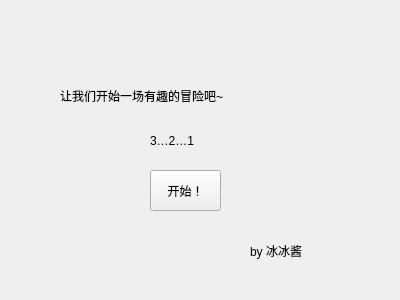
<?xml version="1.0" encoding="UTF-8"?>
<ui version="4.0">
 <class>start</class>
 <widget class="QWidget" name="start">
  <property name="geometry">
   <rect>
    <x>0</x>
    <y>0</y>
    <width>400</width>
    <height>300</height>
   </rect>
  </property>
  <property name="windowTitle">
   <string>Form</string>
  </property>
  <widget class="QLabel" name="label">
   <property name="geometry">
    <rect>
     <x>60</x>
     <y>70</y>
     <width>341</width>
     <height>51</height>
    </rect>
   </property>
   <property name="text">
    <string>让我们开始一场有趣的冒险吧~</string>
   </property>
  </widget>
  <widget class="QLabel" name="label_2">
   <property name="geometry">
    <rect>
     <x>150</x>
     <y>130</y>
     <width>99</width>
     <height>21</height>
    </rect>
   </property>
   <property name="text">
    <string>3…2…1</string>
   </property>
  </widget>
  <widget class="QPushButton" name="pushButton">
   <property name="geometry">
    <rect>
     <x>150</x>
     <y>170</y>
     <width>71</width>
     <height>41</height>
    </rect>
   </property>
   <property name="text">
    <string>开始！</string>
   </property>
  </widget>
  <widget class="QLabel" name="label_3">
   <property name="geometry">
    <rect>
     <x>250</x>
     <y>240</y>
     <width>99</width>
     <height>21</height>
    </rect>
   </property>
   <property name="text">
    <string>by 冰冰酱</string>
   </property>
  </widget>
  <widget class="QLabel" name="enfp">
   <property name="geometry">
    <rect>
     <x>30</x>
     <y>130</y>
     <width>111</width>
     <height>121</height>
    </rect>
   </property>
   <property name="text">
    <string/>
   </property>
  </widget>
  <widget class="QLabel" name="label_5">
   <property name="geometry">
    <rect>
     <x>250</x>
     <y>130</y>
     <width>99</width>
     <height>61</height>
    </rect>
   </property>
   <property name="text">
    <string/>
   </property>
  </widget>
 </widget>
 <resources/>
 <connections>
  <connection>
   <sender>pushButton</sender>
   <signal>clicked()</signal>
   <receiver>pushButton</receiver>
   <slot>click()</slot>
   <hints>
    <hint type="sourcelabel">
     <x>184</x>
     <y>190</y>
    </hint>
    <hint type="destinationlabel">
     <x>182</x>
     <y>184</y>
    </hint>
   </hints>
  </connection>
 </connections>
</ui>
